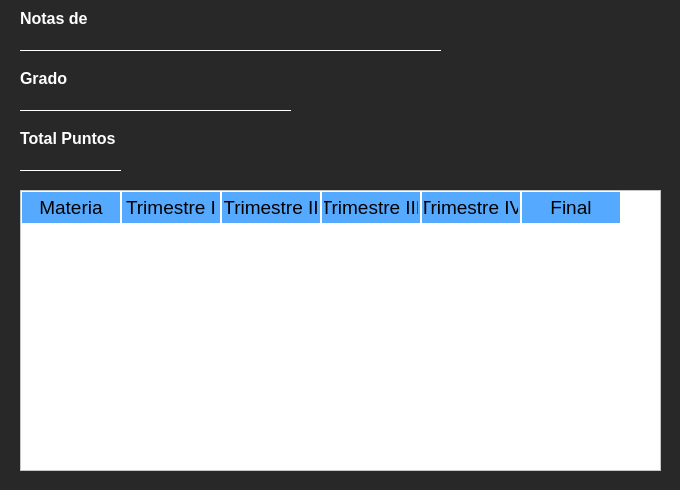
<?xml version="1.0" encoding="UTF-8"?>
<ui version="4.0">
 <class>VerNotas</class>
 <widget class="QWidget" name="VerNotas">
  <property name="geometry">
   <rect>
    <x>0</x>
    <y>0</y>
    <width>680</width>
    <height>490</height>
   </rect>
  </property>
  <property name="windowTitle">
   <string>Form</string>
  </property>
  <property name="styleSheet">
   <string notr="true">background-color: rgb(40, 40, 40);</string>
  </property>
  <widget class="QLabel" name="label_31">
   <property name="geometry">
    <rect>
     <x>20</x>
     <y>130</y>
     <width>111</width>
     <height>16</height>
    </rect>
   </property>
   <property name="font">
    <font>
     <family>Arial</family>
     <pointsize>12</pointsize>
     <weight>75</weight>
     <bold>true</bold>
    </font>
   </property>
   <property name="styleSheet">
    <string notr="true">color: rgb(255, 255, 255);</string>
   </property>
   <property name="text">
    <string>Total Puntos</string>
   </property>
  </widget>
  <widget class="QLabel" name="label">
   <property name="geometry">
    <rect>
     <x>20</x>
     <y>10</y>
     <width>81</width>
     <height>16</height>
    </rect>
   </property>
   <property name="font">
    <font>
     <family>Arial</family>
     <pointsize>12</pointsize>
     <weight>75</weight>
     <bold>true</bold>
    </font>
   </property>
   <property name="styleSheet">
    <string notr="true">color: rgb(255, 255, 255);</string>
   </property>
   <property name="text">
    <string>Notas de</string>
   </property>
  </widget>
  <widget class="QLineEdit" name="txtNotaFinal">
   <property name="enabled">
    <bool>false</bool>
   </property>
   <property name="geometry">
    <rect>
     <x>20</x>
     <y>150</y>
     <width>101</width>
     <height>21</height>
    </rect>
   </property>
   <property name="font">
    <font>
     <pointsize>11</pointsize>
     <weight>75</weight>
     <bold>true</bold>
    </font>
   </property>
   <property name="styleSheet">
    <string notr="true">QLineEdit{
background:transparent;
border:none;
border-bottom:1px solid white;
color: rgb(255, 255, 255);
}
</string>
   </property>
   <property name="text">
    <string/>
   </property>
   <property name="alignment">
    <set>Qt::AlignBottom|Qt::AlignLeading|Qt::AlignLeft</set>
   </property>
   <property name="placeholderText">
    <string/>
   </property>
  </widget>
  <widget class="QLineEdit" name="txtEstudNotasDe">
   <property name="enabled">
    <bool>false</bool>
   </property>
   <property name="geometry">
    <rect>
     <x>20</x>
     <y>30</y>
     <width>421</width>
     <height>21</height>
    </rect>
   </property>
   <property name="font">
    <font>
     <pointsize>11</pointsize>
     <weight>75</weight>
     <bold>true</bold>
    </font>
   </property>
   <property name="styleSheet">
    <string notr="true">QLineEdit{
background:transparent;
border:none;
border-bottom:1px solid white;
color: rgb(255, 255, 255);
}
</string>
   </property>
   <property name="text">
    <string/>
   </property>
   <property name="alignment">
    <set>Qt::AlignBottom|Qt::AlignLeading|Qt::AlignLeft</set>
   </property>
   <property name="placeholderText">
    <string/>
   </property>
  </widget>
  <widget class="QTableWidget" name="tblNotasGlobales">
   <property name="geometry">
    <rect>
     <x>20</x>
     <y>190</y>
     <width>641</width>
     <height>281</height>
    </rect>
   </property>
   <property name="styleSheet">
    <string notr="true">QWidget{
	background-color: white;
	color: #000000;
}

QHeaderView::section{
	background-color: #55aaff;
	padding: 2px;

	border:1px solid #fffff8;
	font-size: 14pt;
}

QTableWidget{
	gridline-color: #ff00ff;
	font-size: 12pt;
}

QTableWidget QTableCornerButton::section{
	background-color: #55aaff;
	border: 1px solid #ff0000;
}</string>
   </property>
   <column>
    <property name="text">
     <string>Materia</string>
    </property>
   </column>
   <column>
    <property name="text">
     <string>Trimestre I</string>
    </property>
   </column>
   <column>
    <property name="text">
     <string>Trimestre II</string>
    </property>
   </column>
   <column>
    <property name="text">
     <string>Trimestre III</string>
    </property>
   </column>
   <column>
    <property name="text">
     <string>Trimestre IV</string>
    </property>
   </column>
   <column>
    <property name="text">
     <string>Final</string>
    </property>
   </column>
  </widget>
  <widget class="QLineEdit" name="txtGradoEstudiante">
   <property name="enabled">
    <bool>false</bool>
   </property>
   <property name="geometry">
    <rect>
     <x>20</x>
     <y>90</y>
     <width>271</width>
     <height>21</height>
    </rect>
   </property>
   <property name="font">
    <font>
     <pointsize>11</pointsize>
     <weight>75</weight>
     <bold>true</bold>
    </font>
   </property>
   <property name="styleSheet">
    <string notr="true">QLineEdit{
background:transparent;
border:none;
border-bottom:1px solid white;
color: rgb(255, 255, 255);
}
</string>
   </property>
   <property name="text">
    <string/>
   </property>
   <property name="alignment">
    <set>Qt::AlignBottom|Qt::AlignLeading|Qt::AlignLeft</set>
   </property>
   <property name="placeholderText">
    <string/>
   </property>
  </widget>
  <widget class="QLabel" name="label_2">
   <property name="geometry">
    <rect>
     <x>20</x>
     <y>70</y>
     <width>81</width>
     <height>16</height>
    </rect>
   </property>
   <property name="font">
    <font>
     <family>Arial</family>
     <pointsize>12</pointsize>
     <weight>75</weight>
     <bold>true</bold>
    </font>
   </property>
   <property name="styleSheet">
    <string notr="true">color: rgb(255, 255, 255);</string>
   </property>
   <property name="text">
    <string>Grado</string>
   </property>
  </widget>
 </widget>
 <resources/>
 <connections/>
</ui>
